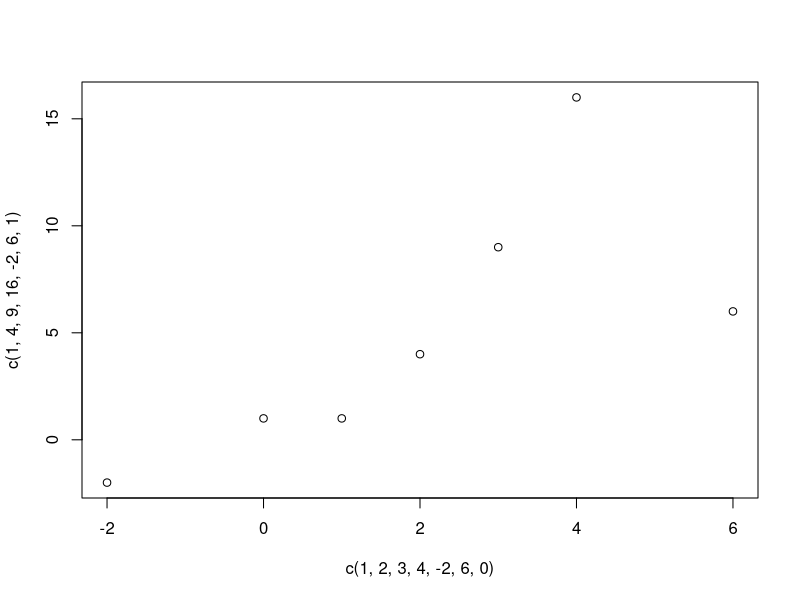

R code for this plot: (Note: this script raises an error after producing the figure.)
##### installation et configuration de R et Rstudio ##### 
# Pour l'installation R, je vous conseil d'aller sur le site "https://cran.r-project.org/"
# Pour l'installation RStudio, je vous conseil d'aller sur le site "https://posit.co/"
##### Types et structures de donnees en R ##### 
##### Operations de base avec R ##### 



##### Exercice 1 : Commentaires
# Ajoutez un commentaire au-dessus de chaque ligne de code expliquant ce qu'elle fait.

##### Exercice 2 : Variables  // Création de la variable prénom
# Créez une variable appelée "animal" et assignez-lui le nom de votre animal préféré.
Animal <- "Requin"
Animal

Age <- 32

##### Exercice 3 : Modification de variables  // Création de la variable Animal
# Modifiez la variable "animal" pour qu'elle contienne le nom d'un animal différent. Affichez le contenu de la variable.
Animal <- "Megalodon"
Animal

Age <- 33

##### Exercice 4 : Graphiques de base  //  Création d'un graphique
# Utilisez la fonction plot() pour créer un graphique simple. Le graphique doit représenter les points (1,1), (2,4), (3,9) et (4,16).
plot(x = c(1,2,3,4, -2, 6,0), y=c(1,4,9,16,-2,6,1))

##### Exercice 5 : Installation et chargement des packages
# Installez le package "data.table" et chargez-le. Utilisez la fonction help() pour chercher de l'aide sur la fonction fread() de ce package.

# Installation de packages
install.packages("shiny")
install.packages("ggplot2")
# Chargement du package
library(ggplot2)
require(ggplot2)
ggplot(x,y)
# Aide sur les packages en R
?ggplot
help(ggplot)
??shiny

# Exemple ggplot 

set.seed(1)

sample_df <- data.frame(
  group = factor(rep(letters[1:3], each = 10)),
  value = rnorm(30)
)

group_means_df <- setNames(
  aggregate(value ~ group, sample_df, mean),
  c("group", "group_mean")
)

# The following three code blocks create the same graphic, each using one
# of the three patterns specified above. In each graphic, the sample data
# are plotted in the first layer and the group means data frame is used to
# plot larger red points on top of the sample data in the second layer.

# Pattern 1
# Both the `data` and `mapping` arguments are passed into the `ggplot()`
# call. Those arguments are omitted in the first `geom_point()` layer
# because they get passed along from the `ggplot()` call. Note that the
# second `geom_point()` layer re-uses the `x = group` aesthetic through
# that mechanism but overrides the y-position aesthetic.

ggplot(data = sample_df, mapping = aes(x = group, y = value)) +
  geom_point() +
  geom_point(
    mapping = aes(y = group_mean), data = group_means_df,
    colour = 'red', size = 3
  )


##### Exercice 6 : Vecteurs
# Créez un vecteur appelé "mois" contenant les noms des douze mois de l'année. Accédez au 6ème élément du vecteur.
# Les types de données en R

Bal <- c(100,55, 68, 96, 87, 30, 88)
Bal
# lire le premier élement Read
Bal[1]

# Deuxième élément
Bal[2]

# taille d'un vecteur
length(Bal)
# Dernier élément du vecteur
Bal[length(Bal)]


##### Exercice 7 : Modification de vecteurs
# Remplacez le 6ème élément du vecteur "30" par "51". Affichez le vecteur modifié.
# Mettre à jour le vecteur
Bal[6] <- 51
Bal


BalNew <- Bal[-c(1,2,3)]
BalNew

# Supprimer un élément dans un vecteur (Delete)
Bal <- Bal[-1]
Bal
length(Bal)

##### Exercice 8 : Suppression dans un vecteur
# Supprimez les 3 premiers éléments du vecteur "100,55 et 68" et affichez le vecteur résultant.

Bal <- c(100,55, 68, 96, 87, 30, 88)

BalNew <- Bal[-c(1,2,3)]
BalNew


##### Exercice 9 : Ajout à un vecteur
# Ajoutez le mot "Decembre" à la fin du vecteur "mois". Affichez le vecteur mis à jour.

# ajouter une nouvelle notes
Bal <- c(Bal, 99)
Bal

# Nom des matières
nom_matiere <- c("C++", "C#", "R", "Python", "Algèbre", "Analyse","Algèbre", "Analyse")

# Type des noms de matière
str(nom_matiere)

nom_matiere_facteur <- factor(nom_matiere)
nom_matiere_facteur
levels(nom_matiere_facteur)

##### Exercice 10 : Listes
# Créez une liste appelée "informations" contenant votre nom, votre âge et vos trois activités préférées. Affichez toute la liste.

# Création des listes: Create

liste_etudiants <- list(
  Nom = "Gibi", 
  Age = 32, 
  Bals = Bal
)

# Type de données
str(liste_etudiants)
# Lire les éléments de la liste
liste_etudiants$Nom
liste_etudiants$Age
liste_etudiants$Bals


##### Exercice 11 : Accès aux éléments d'une liste
# Accédez à votre âge dans la liste "informations" et affichez-le.

liste_2 <- list(
  Nom = "Gibi", 
  Age = 32, 
  Bals = Bal
)

liste_2$Age

# liste de liste 
liste_3 <- list(
  temp = liste_etudiants, 
  tempbis = liste_2
)

liste_3$tempbis

##### Exercice 12 : Matrices
# Créez une matrice 2x3 contenant les nombres de 1 à 6. Affichez la matrice.

# Créer des matrice Create
test <-1:15
#La matrice est remplie par des colonnes sinon la matrice est remplie par des lignes
matrice_1 <- matrix(test, nrow = 5, ncol = 3, byrow = F)
matrice_1

#La matrice est remplie par des lignes
matrice_2 <- matrix(test, nrow = 5, ncol = 3, byrow = T) 
matrice_2
##### Exercice 13 : Accès et modification de matrices
# Accédez au numéro situé à la deuxième ligne, première colonne de votre matrice. Modifiez-le par le nombre 10. Affichez la matrice modifiée.
# Première ligne première colonne
matrice_1[1,1]

# Deuxième ligne troisième colonne
matrice_1[2,3]

# Accéder à la ligne
matrice_1[1,]
# Accéder à la troisième colonne

matrice_1[,3]

# Modifier la première ligne
matrice_1[1,] <- c(20,30,40)
matrice_1

# Modifier la première colonne de la matrice
matrice_1[,1] <- c(21,45,200,0,35)
matrice_1

# Deux 
matrice_1[1:2,1:2]


##### Exercice 14 : Dataframes
# Créez un dataframe appelé 
df <- data.frame(
  Noms=c("Git", "Giz", "Gis", "Gibs", "Gely"), 
  Age = c(42, 38, 34, 32, 25)
)

df
# Visualiser le dataframe
View(df)

# Read 
df$Noms
df$Age
df[["Noms"]]
df[["Age"]]
df[[2]]

df[1:2,2]
# 3 première ligne et la première colonne
df[1:3, 1]


##### Exercice 15 : Opérations sur les dataframes
# Calculez la moyenne du nombre de pattes dans votre dataframe "animaux".
# Opération mathématique
moyenne <- mean(df$Age)
moyenne
maximum <- max(df$Age)
maximum

minimum <- min(df$Age)
minimum

variance <- var(df$Age)
variance

# Productivité vecteur
temp <- 1:10
temp

# Création des séquence
temp <- seq(1,10,1)
temp

# Repétition des éléments
temp_bis <- rep(5, 10)
temp_bis

temp_bis <- rep(c(1,4), 10)
temp_bis
